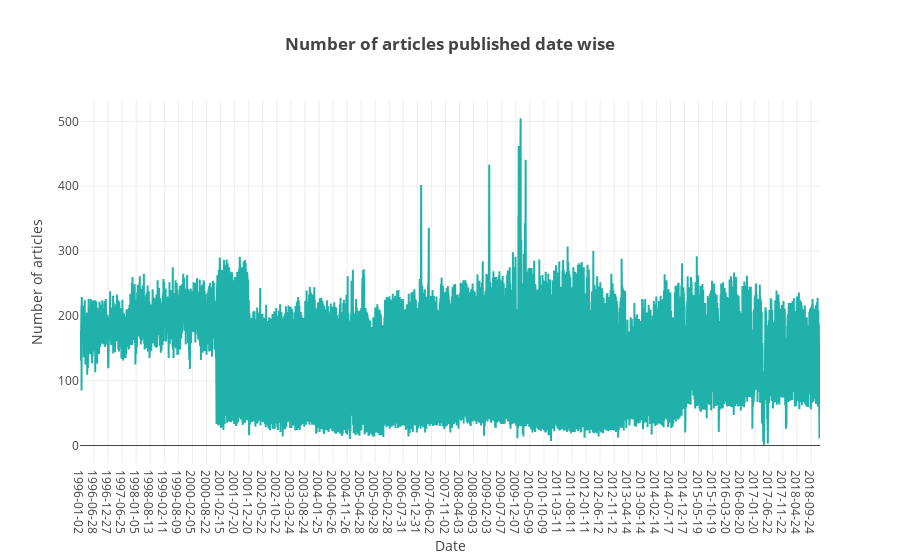

The notebook cell saved with this chart:
### Markdown cell above
### Number of articles published date wise

### Code cell
x = df.groupby('publish_date')['year'].count().index.values
y = df.groupby('publish_date')['year'].count().values

trace4 = go.Scatter(x=x,
                    y=y,
                    marker_color='lightseagreen'
                   )

layout = go.Layout(title='<b>Number of articles published date wise</b>',
                xaxis=dict(title='Date', type='category',
                           automargin=True
                          ),
                yaxis=dict(title='Number of articles')
               )

fig = go.Figure(data=[trace4], layout=layout)
py.iplot(fig)

### Figure 1 — Plotly figure (JSON) as saved in the notebook; plotly's stock layout.template omitted (floating-point values rounded to 4 significant figures; data arrays with more than 128 entries replaced by an {"elided": "..."} marker saying what was removed)
{"data": [{"marker": {"color": "lightseagreen"}, "type": "scatter", "uid": "2dcde71f-e669-48c8-b9e3-bf3419ee947b", "x": {"elided": "8055 str values"}, "y": {"elided": "8055 int values"}}], "layout": {"title": {"text": "<b>Number of articles published date wise</b>"}, "xaxis": {"automargin": true, "title": {"text": "Date"}, "type": "category"}, "yaxis": {"title": {"text": "Number of articles"}}}}
